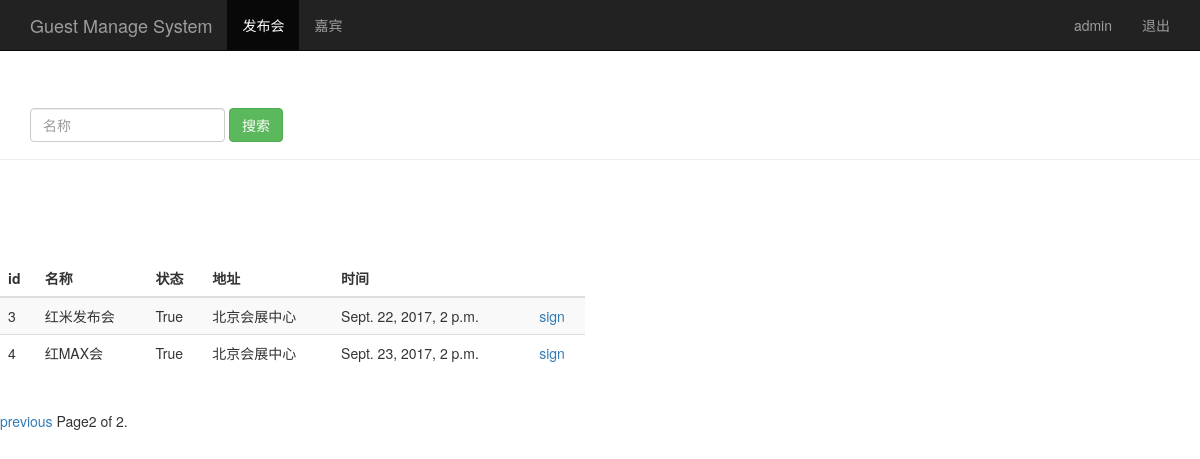
Page /event_manage/?page=2 (signed in) on the committed database.
### sign/models.py (models this page shows, shortened)
class Event(models.Model):
    name = models.CharField(max_length=100)           #发布会标题
    limit = models.IntegerField()                     #参加人数
    status = models.BooleanField()                      #状态
    address = models.CharField(max_length=200)        #地址
    start_time = models.DateTimeField('events time')   #发布会时间
    create_time = models.DateTimeField(auto_now=True) #创建时间（自动获取当前时间）

### sign/views.py (the view)
# urls.py: url(r'^event_manage/$',views.event_manage),
@login_required
def event_manage(request):
    event_list = Event.objects.all()
    username = request.session.get('user','') #读取浏览器session
    paginator = Paginator(event_list,2)
    page = request.GET.get('page')
    try:
        contacts = paginator.page(page)
    except PageNotAnInteger:
        contacts = paginator.page(1)
    except EmptyPage:
        contacts = paginator.page(paginator.num_pages)
    return render(request,"event_manage.html",{"user":username,"events":contacts})

### sign/templates/event_manage.html (shortened to what this page needs)
<!DOCTYPE html>
<html lang="zh-CN">
<head>
    {% load bootstrap3 %}
    {% bootstrap_css %}
</head>
<body role="document">
<nav class="navbar navbar-inverse navbar-fixed-top">
  <div class="container">
    <div class="navbar-header">
      <a class="navbar-brand" href="/event_manage/">Guest Manage System</a>
    </div>
    <div id="navbar" class="collapse navbar-collapse">
     <ul class="nav navbar-nav">
       <li class="active"><a href="#">发布会</a></li>
       <li><a href="/guest_manage/">嘉宾</a></li>
     </ul>
     <ul class="nav navbar-nav navbar-right">
       <li><a href="#">{{user}}</a></li>
       <li><a href="/logout/">退出</a></li>
     </ul>
    </div>
  </div>
</nav>
 <div class="page-header" style="padding-top: 60px;">
   <div id="navbar" class="navbar-collapse collapse">
     <form class="navbar-form" method="get" action="/search_name/">
       <div class="form-group">
         <input name="name" type="text" placeholder="名称" class="form-control">
       </div>
       <button type="submit" class="btn btn-success">搜索</button>
     </form>
   </div>
 </div>
 <div class="row" style="padding-top: 80px;">
    <div class="col-md-6">
        <table class="table table-striped">
            <thead>
              <tr>
            <th>id</th><th>名称</th><th>状态</th><th>地址</th><th>时间</th><th></th>
              </tr>
            </thead>
            <tbody>
              {% for event in events %}
                <tr>
                  <td>{{ event.id }}</td>
                  <td>{{ event.name }}</td>
                  <td>{{ event.status }}</td>
                  <td>{{ event.address }}</td>
                  <td>{{ event.start_time }}</td>
                  <td><a href="/sign_index/{{ event.id }}/" target="{{ event.id }}_blank">sign</a></td>
                </tr>
              {% endfor %}
            </tbody>
        </table>
     </div>
 </div>
 <div class="pagination">
     <span class="step-links">
     {% if events.has_previous %}
         <a href="?page={{events.previous_page_number}}">previous</a>
     {% endif %}
         <span class="current">
             Page{{ events.number }} of {{ events.paginator.num_pages }}.
         </span>
     </span>
 </div>
</body>
</html>

### rows in the picture
Event: id "3", name "红米发布会", status "True", address "北京会展中心", start_time "Sept. 22, 2017, 2 p.m."
Event: id "4", name "红MAX会", status "True", address "北京会展中心", start_time "Sept. 23, 2017, 2 p.m."

### other values in the picture
{{ user }} "admin"
{{ events.number }} "2"
{{ events.paginator.num_pages }} "2"
